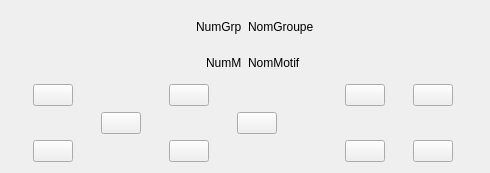
<?xml version="1.0" encoding="UTF-8"?>
<ui version="4.0">
 <class>MainWindow</class>
 <widget class="QMainWindow" name="MainWindow">
  <property name="geometry">
   <rect>
    <x>0</x>
    <y>0</y>
    <width>490</width>
    <height>173</height>
   </rect>
  </property>
  <property name="windowTitle">
   <string>Panneau de contrôle</string>
  </property>
  <widget class="QWidget" name="centralWidget">
   <layout class="QVBoxLayout" name="verticalLayout">
    <item>
     <layout class="QHBoxLayout" name="horizontalLayout">
      <item>
       <spacer name="horizontalSpacer_3">
        <property name="orientation">
         <enum>Qt::Horizontal</enum>
        </property>
        <property name="sizeType">
         <enum>QSizePolicy::Preferred</enum>
        </property>
        <property name="sizeHint" stdset="0">
         <size>
          <width>40</width>
          <height>20</height>
         </size>
        </property>
       </spacer>
      </item>
      <item>
       <layout class="QGridLayout" name="gridLayout">
        <item row="1" column="0" alignment="Qt::AlignRight">
         <widget class="QLabel" name="numero_motif">
          <property name="sizePolicy">
           <sizepolicy hsizetype="Fixed" vsizetype="Preferred">
            <horstretch>0</horstretch>
            <verstretch>0</verstretch>
           </sizepolicy>
          </property>
          <property name="text">
           <string>NumM</string>
          </property>
         </widget>
        </item>
        <item row="1" column="1" alignment="Qt::AlignLeft">
         <widget class="QLabel" name="nom_motif">
          <property name="sizePolicy">
           <sizepolicy hsizetype="Fixed" vsizetype="Preferred">
            <horstretch>0</horstretch>
            <verstretch>0</verstretch>
           </sizepolicy>
          </property>
          <property name="text">
           <string>NomMotif</string>
          </property>
         </widget>
        </item>
        <item row="0" column="1" alignment="Qt::AlignLeft">
         <widget class="QLabel" name="nom_groupe">
          <property name="sizePolicy">
           <sizepolicy hsizetype="Fixed" vsizetype="Preferred">
            <horstretch>0</horstretch>
            <verstretch>0</verstretch>
           </sizepolicy>
          </property>
          <property name="text">
           <string>NomGroupe</string>
          </property>
         </widget>
        </item>
        <item row="0" column="0" alignment="Qt::AlignRight">
         <widget class="QLabel" name="numero_groupe">
          <property name="sizePolicy">
           <sizepolicy hsizetype="Fixed" vsizetype="Preferred">
            <horstretch>0</horstretch>
            <verstretch>0</verstretch>
           </sizepolicy>
          </property>
          <property name="text">
           <string>NumGrp</string>
          </property>
         </widget>
        </item>
       </layout>
      </item>
      <item>
       <spacer name="horizontalSpacer_4">
        <property name="orientation">
         <enum>Qt::Horizontal</enum>
        </property>
        <property name="sizeType">
         <enum>QSizePolicy::Preferred</enum>
        </property>
        <property name="sizeHint" stdset="0">
         <size>
          <width>40</width>
          <height>20</height>
         </size>
        </property>
       </spacer>
      </item>
     </layout>
    </item>
    <item>
     <layout class="QGridLayout" name="gridLayout_2">
      <item row="3" column="2">
       <widget class="QPushButton" name="btn_bas">
        <property name="sizePolicy">
         <sizepolicy hsizetype="Fixed" vsizetype="Fixed">
          <horstretch>0</horstretch>
          <verstretch>0</verstretch>
         </sizepolicy>
        </property>
        <property name="text">
         <string/>
        </property>
        <property name="icon">
         <iconset resource="ressources.qrc">
          <normaloff>:/flèches/bas.png</normaloff>:/flèches/bas.png</iconset>
        </property>
       </widget>
      </item>
      <item row="0" column="0">
       <widget class="QPushButton" name="btn_arriere">
        <property name="sizePolicy">
         <sizepolicy hsizetype="Fixed" vsizetype="Fixed">
          <horstretch>0</horstretch>
          <verstretch>0</verstretch>
         </sizepolicy>
        </property>
        <property name="text">
         <string/>
        </property>
        <property name="icon">
         <iconset resource="ressources.qrc">
          <normaloff>:/flèches/derriere.png</normaloff>:/flèches/derriere.png</iconset>
        </property>
       </widget>
      </item>
      <item row="0" column="2">
       <widget class="QPushButton" name="btn_haut">
        <property name="text">
         <string/>
        </property>
        <property name="icon">
         <iconset resource="ressources.qrc">
          <normaloff>:/flèches/haut.png</normaloff>:/flèches/haut.png</iconset>
        </property>
       </widget>
      </item>
      <item row="1" column="1">
       <widget class="QPushButton" name="btn_gauche">
        <property name="sizePolicy">
         <sizepolicy hsizetype="Fixed" vsizetype="Fixed">
          <horstretch>0</horstretch>
          <verstretch>0</verstretch>
         </sizepolicy>
        </property>
        <property name="text">
         <string/>
        </property>
        <property name="icon">
         <iconset resource="ressources.qrc">
          <normaloff>:/flèches/gauche.png</normaloff>:/flèches/gauche.png</iconset>
        </property>
        <property name="flat">
         <bool>false</bool>
        </property>
       </widget>
      </item>
      <item row="1" column="3">
       <widget class="QPushButton" name="btn_droite">
        <property name="sizePolicy">
         <sizepolicy hsizetype="Fixed" vsizetype="Fixed">
          <horstretch>0</horstretch>
          <verstretch>0</verstretch>
         </sizepolicy>
        </property>
        <property name="text">
         <string/>
        </property>
        <property name="icon">
         <iconset resource="ressources.qrc">
          <normaloff>:/flèches/droite.png</normaloff>:/flèches/droite.png</iconset>
        </property>
       </widget>
      </item>
      <item row="1" column="6">
       <spacer name="horizontalSpacer_2">
        <property name="orientation">
         <enum>Qt::Horizontal</enum>
        </property>
        <property name="sizeType">
         <enum>QSizePolicy::Fixed</enum>
        </property>
        <property name="sizeHint" stdset="0">
         <size>
          <width>40</width>
          <height>20</height>
         </size>
        </property>
       </spacer>
      </item>
      <item row="0" column="7">
       <widget class="QPushButton" name="btn_groupe_prec">
        <property name="sizePolicy">
         <sizepolicy hsizetype="Fixed" vsizetype="Fixed">
          <horstretch>0</horstretch>
          <verstretch>0</verstretch>
         </sizepolicy>
        </property>
        <property name="text">
         <string/>
        </property>
        <property name="icon">
         <iconset resource="ressources.qrc">
          <normaloff>:/flèches/groupeGauche.png</normaloff>:/flèches/groupeGauche.png</iconset>
        </property>
       </widget>
      </item>
      <item row="3" column="7">
       <widget class="QPushButton" name="btn_motif_prec">
        <property name="sizePolicy">
         <sizepolicy hsizetype="Fixed" vsizetype="Fixed">
          <horstretch>0</horstretch>
          <verstretch>0</verstretch>
         </sizepolicy>
        </property>
        <property name="text">
         <string/>
        </property>
        <property name="icon">
         <iconset resource="ressources.qrc">
          <normaloff>:/flèches/motifGauche.png</normaloff>:/flèches/motifGauche.png</iconset>
        </property>
       </widget>
      </item>
      <item row="0" column="8">
       <widget class="QPushButton" name="btn_groupe_suiv">
        <property name="sizePolicy">
         <sizepolicy hsizetype="Fixed" vsizetype="Fixed">
          <horstretch>0</horstretch>
          <verstretch>0</verstretch>
         </sizepolicy>
        </property>
        <property name="text">
         <string/>
        </property>
        <property name="icon">
         <iconset resource="ressources.qrc">
          <normaloff>:/flèches/groupeDroite.png</normaloff>:/flèches/groupeDroite.png</iconset>
        </property>
       </widget>
      </item>
      <item row="3" column="8">
       <widget class="QPushButton" name="btn_motif_suiv">
        <property name="sizePolicy">
         <sizepolicy hsizetype="Fixed" vsizetype="Fixed">
          <horstretch>0</horstretch>
          <verstretch>0</verstretch>
         </sizepolicy>
        </property>
        <property name="text">
         <string/>
        </property>
        <property name="icon">
         <iconset resource="ressources.qrc">
          <normaloff>:/flèches/motifDroite.png</normaloff>:/flèches/motifDroite.png</iconset>
        </property>
       </widget>
      </item>
      <item row="3" column="0">
       <widget class="QPushButton" name="btn_avant">
        <property name="sizePolicy">
         <sizepolicy hsizetype="Fixed" vsizetype="Fixed">
          <horstretch>0</horstretch>
          <verstretch>0</verstretch>
         </sizepolicy>
        </property>
        <property name="text">
         <string/>
        </property>
        <property name="icon">
         <iconset resource="ressources.qrc">
          <normaloff>:/flèches/devant.png</normaloff>:/flèches/devant.png</iconset>
        </property>
       </widget>
      </item>
     </layout>
    </item>
   </layout>
  </widget>
 </widget>
 <layoutdefault spacing="6" margin="11"/>
 <resources>
  <include location="ressources.qrc"/>
 </resources>
 <connections/>
</ui>
